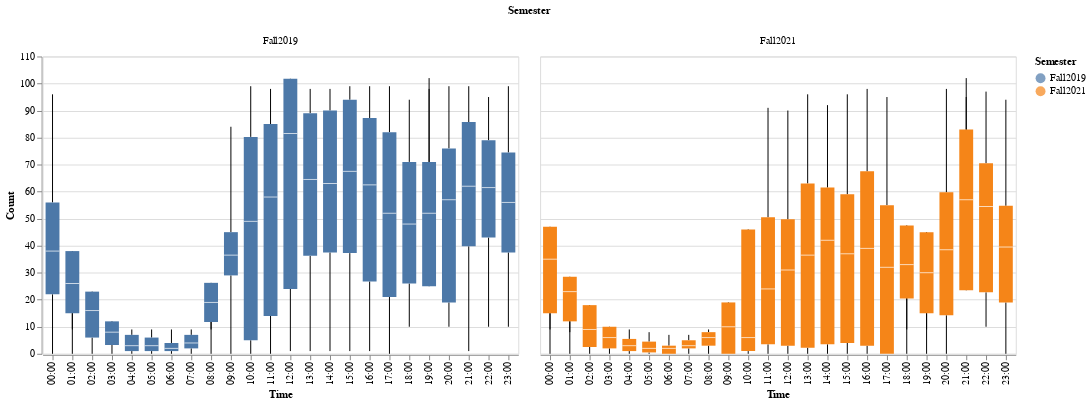

Notebook code for this chart:
### Markdown cell above
### Line plot with Fall19 and Fall21 data

you can use your mouse and view additional data by hovering over the graphs.

### Code cell
box = alt.Chart(df.sample(5000)).mark_boxplot(extent='min-max').encode(
    alt.X('Time:O'),
    alt.Y('Count:Q'),
    alt.Color('Semester'),
    alt.Column('Semester')
)

box

### Figure 1 — Vega-Lite specification as saved in the notebook (floating-point values rounded to 4 significant figures; data arrays with more than 128 entries replaced by an {"elided": "..."} marker saying what was removed)
{"config": {"view": {"continuousWidth": 400, "continuousHeight": 300}}, "data": {"name": "data-60faed4e98a69b0c53cd0efc64d1bba8"}, "mark": {"type": "boxplot", "extent": "min-max"}, "encoding": {"color": {"type": "nominal", "field": "Semester"}, "column": {"type": "nominal", "field": "Semester"}, "x": {"type": "ordinal", "field": "Time"}, "y": {"type": "quantitative", "field": "Count"}}, "$schema": "https://vega.github.io/schema/vega-lite/v4.8.1.json", "datasets": {"data-60faed4e98a69b0c53cd0efc64d1bba8": {"elided": "5000 records"}}}
